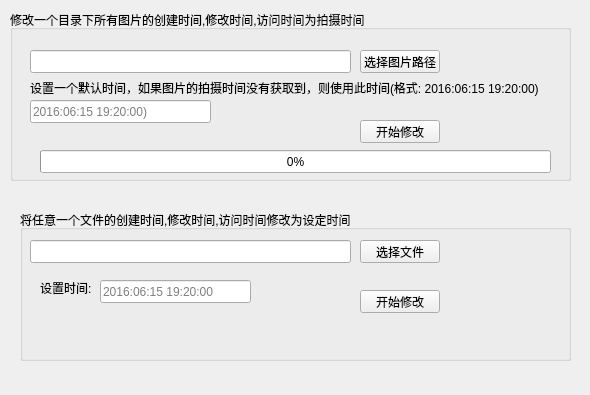
<?xml version="1.0" encoding="UTF-8"?>
<ui version="4.0">
 <class>Widget</class>
 <widget class="QWidget" name="Widget">
  <property name="geometry">
   <rect>
    <x>0</x>
    <y>0</y>
    <width>590</width>
    <height>395</height>
   </rect>
  </property>
  <property name="windowTitle">
   <string>Widget</string>
  </property>
  <widget class="QGroupBox" name="groupBox">
   <property name="geometry">
    <rect>
     <x>10</x>
     <y>10</y>
     <width>561</width>
     <height>171</height>
    </rect>
   </property>
   <property name="title">
    <string>修改一个目录下所有图片的创建时间,修改时间,访问时间为拍摄时间</string>
   </property>
   <widget class="QLineEdit" name="lineEdit_PhotoPath">
    <property name="geometry">
     <rect>
      <x>20</x>
      <y>40</y>
      <width>321</width>
      <height>23</height>
     </rect>
    </property>
   </widget>
   <widget class="QPushButton" name="pushButton_SelectPhotoPath">
    <property name="geometry">
     <rect>
      <x>350</x>
      <y>40</y>
      <width>80</width>
      <height>23</height>
     </rect>
    </property>
    <property name="text">
     <string>选择图片路径</string>
    </property>
   </widget>
   <widget class="QLabel" name="label">
    <property name="geometry">
     <rect>
      <x>20</x>
      <y>70</y>
      <width>521</width>
      <height>16</height>
     </rect>
    </property>
    <property name="text">
     <string>设置一个默认时间，如果图片的拍摄时间没有获取到，则使用此时间(格式: 2016:06:15 19:20:00)</string>
    </property>
   </widget>
   <widget class="QLineEdit" name="lineEdit_PhotoCustomTime">
    <property name="geometry">
     <rect>
      <x>20</x>
      <y>90</y>
      <width>181</width>
      <height>23</height>
     </rect>
    </property>
    <property name="placeholderText">
     <string>2016:06:15 19:20:00)</string>
    </property>
   </widget>
   <widget class="QPushButton" name="pushButton_PhotoModif">
    <property name="geometry">
     <rect>
      <x>350</x>
      <y>110</y>
      <width>80</width>
      <height>23</height>
     </rect>
    </property>
    <property name="text">
     <string>开始修改</string>
    </property>
   </widget>
   <widget class="QProgressBar" name="progressBar">
    <property name="geometry">
     <rect>
      <x>30</x>
      <y>140</y>
      <width>511</width>
      <height>23</height>
     </rect>
    </property>
    <property name="value">
     <number>0</number>
    </property>
   </widget>
  </widget>
  <widget class="QGroupBox" name="groupBox_2">
   <property name="geometry">
    <rect>
     <x>20</x>
     <y>210</y>
     <width>551</width>
     <height>151</height>
    </rect>
   </property>
   <property name="title">
    <string>将任意一个文件的创建时间,修改时间,访问时间修改为设定时间</string>
   </property>
   <widget class="QLineEdit" name="lineEdit_FilePath">
    <property name="geometry">
     <rect>
      <x>10</x>
      <y>30</y>
      <width>321</width>
      <height>23</height>
     </rect>
    </property>
   </widget>
   <widget class="QPushButton" name="pushButton_SelectFilePath">
    <property name="geometry">
     <rect>
      <x>340</x>
      <y>30</y>
      <width>80</width>
      <height>23</height>
     </rect>
    </property>
    <property name="text">
     <string>选择文件</string>
    </property>
   </widget>
   <widget class="QPushButton" name="pushButton_FileModif">
    <property name="geometry">
     <rect>
      <x>340</x>
      <y>80</y>
      <width>80</width>
      <height>23</height>
     </rect>
    </property>
    <property name="text">
     <string>开始修改</string>
    </property>
   </widget>
   <widget class="QLineEdit" name="lineEdit_FileCuttomTime">
    <property name="geometry">
     <rect>
      <x>80</x>
      <y>70</y>
      <width>151</width>
      <height>23</height>
     </rect>
    </property>
    <property name="placeholderText">
     <string>2016:06:15 19:20:00</string>
    </property>
   </widget>
   <widget class="QLabel" name="label_2">
    <property name="geometry">
     <rect>
      <x>20</x>
      <y>70</y>
      <width>53</width>
      <height>15</height>
     </rect>
    </property>
    <property name="text">
     <string>设置时间:</string>
    </property>
   </widget>
   <widget class="QLabel" name="label_FileMessage">
    <property name="geometry">
     <rect>
      <x>20</x>
      <y>120</y>
      <width>53</width>
      <height>15</height>
     </rect>
    </property>
    <property name="text">
     <string/>
    </property>
   </widget>
  </widget>
  <widget class="QLabel" name="label_Message">
   <property name="geometry">
    <rect>
     <x>20</x>
     <y>370</y>
     <width>551</width>
     <height>16</height>
    </rect>
   </property>
   <property name="text">
    <string/>
   </property>
  </widget>
 </widget>
 <resources/>
 <connections/>
</ui>
